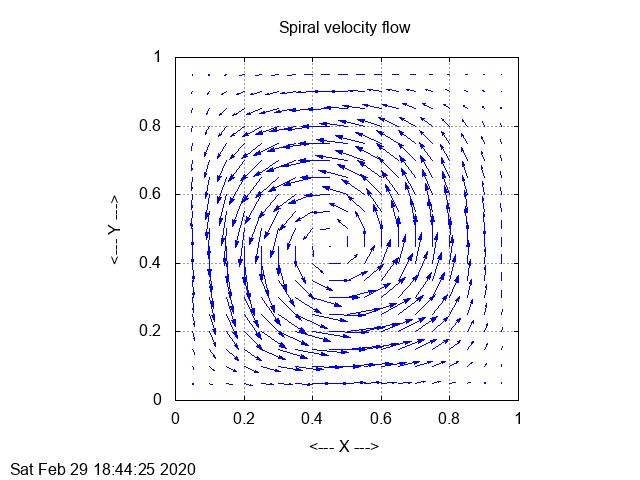

This chart was generated by the following Python code:
#! /usr/bin/env python3
#

import numpy as np
import matplotlib.pyplot as plt
import platform
import time
import sys
import os
import math
from mpl_toolkits.mplot3d import Axes3D
from sys import exit

sys.path.append(os.path.join("../"))
from base import plot2d, plotocc
from timestamp.timestamp import timestamp

from i4lib.i4vec_print import i4vec_print
from i4lib.i4mat_print import i4mat_print
from r8lib.r8vec_print import r8vec_print, r8vec_print_test
from r8lib.r8mat_print import r8mat_print, r8mat_print_some
from r8lib.r8mat_write import r8mat_write
from r8lib.r8vec_uniform_01 import r8vec_uniform_ab, r8vec_uniform_ab_test


def grid_2d(x_num, x_lo, x_hi, y_num, y_lo, y_hi):

    # *****************************************************************************80
    #
    # GRID_2D returns a regular 2D grid.
    #
    #  Licensing:
    #
    #    This code is distributed under the GNU LGPL license.
    #
    #  Modified:
    #
    #    20 January 2015
    #
    #  Author:
    #
    #    John Burkardt
    #
    #  Parameters:
    #
    #    Input, integer X_NUM, the number of X values to use.
    #
    #    Input, real X_LO, X_HI, the range of X values.
    #
    #    Input, integer Y_NUM, the number of Y values to use.
    #
    #    Input, real Y_LO, Y_HI, the range of Y values.
    #
    #    Output, real X(X_NUM*Y_NUM), Y(X_NUM*Y_NUM), the coordinates of the grid.
    #

    x = np.zeros(x_num * y_num)
    y = np.zeros(x_num * y_num)

    if (x_num == 1):
        xi = (x_lo + x_hi) / 2.0
        k = 0
        for j in range(0, y_num):
            for i in range(0, x_num):
                x[k] = xi
                k = k + 1
    else:
        k = 0
        for j in range(0, y_num):
            for i in range(0, x_num):
                xi = (float(x_num - i - 1) * x_lo
                      + float(i) * x_hi) \
                    / float(x_num - 1)
                x[k] = xi
                k = k + 1

    if (y_num == 1):
        yj = (y_lo + y_hi) / 2.0
        k = 0
        for j in range(0, y_num):
            for i in range(0, x_num):
                y[k] = yj
                k = k + 1
    else:
        k = 0
        for j in range(0, y_num):
            yj = (float(y_num - j - 1) * y_lo
                  + float(j) * y_hi) \
                / float(y_num - 1)
            for i in range(0, x_num):
                y[k] = yj
                k = k + 1

    return x, y


def grid_2d_test():

    # *****************************************************************************80
    #
    # GRID_2D_TEST makes a small 2D grid.
    #
    #  Licensing:
    #
    #    This code is distributed under the GNU LGPL license.
    #
    #  Modified:
    #
    #    20 January 2015
    #
    #  Author:
    #
    #    John Burkardt
    #

    print('')
    print('GRID_2D_TEST:')
    print('  Python version: %s' % (platform.python_version()))
    print('  Generate a regular grid.')

    x_lo = 10.0
    x_hi = 20.0
    x_num = 5

    y_lo = 5.0
    y_hi = 6.0
    y_num = 3

    x, y = grid_2d(x_num, x_lo, x_hi, y_num, y_lo, y_hi)

    print('')
    k = 0
    for j in range(0, y_num):
        for i in range(0, x_num):
            print('  %2d  %2d  %2d  %14.6f  %14.6f' % (k, i, j, x[k], y[k]))
            k = k + 1

    print('')
    print('GRID_2D_TEST:')
    print('  Normal end of execution.')
    return


def r8vec_amax(n, a):

    # *****************************************************************************80
    #
    # R8VEC_AMAX returns the maximum absolute value in an R8VEC.
    #
    #  Discussion:
    #
    #    An R8VEC is a vector of R8's.
    #
    #  Licensing:
    #
    #    This code is distributed under the GNU LGPL license.
    #
    #  Modified:
    #
    #    15 January 2015
    #
    #  Author:
    #
    #    John Burkardt
    #
    #  Parameters:
    #
    #    Input, integer N, the number of entries in the vector.
    #
    #    Input, real A(N), the vector.
    #
    #    Output, real VALUE, the maximum absolute value in the vector.
    #
    value = 0.0
    for i in range(0, n):
        if (value < abs(a[i])):
            value = abs(a[i])

    return value


def r8vec_amax_test():

    # *****************************************************************************80
    #
    # R8VEC_AMAX_TEST tests R8VEC_AMAX.
    #
    #  Licensing:
    #
    #    This code is distributed under the GNU LGPL license.
    #
    #  Modified:
    #
    #    16 January 2015
    #
    #  Author:
    #
    #    John Burkardt
    #

    print('')
    print('R8VEC_AMAX_TEST')
    print('  Python version: %s' % (platform.python_version()))
    print('  R8VEC_AMAX computes the maximum absolute value entry in an R8VEC.')

    n = 10
    a_lo = - 10.0
    a_hi = + 10.0
    seed = 123456789

    a, seed = r8vec_uniform_ab(n, a_lo, a_hi, seed)

    r8vec_print(n, a, '  Input vector:')

    value = r8vec_amax(n, a)
    print('')
    print('  Max Abs = %g' % (value))
    print('')
    print('R8VEC_AMAX_TEST:')
    print('  Normal end of execution.')
    return


def r8vec_amin(n, a):

    # *****************************************************************************80
    #
    # R8VEC_AMIN returns the minimum absolute value in an R8VEC.
    #
    #  Discussion:
    #
    #    An R8VEC is a vector of R8's.
    #
    #  Licensing:
    #
    #    This code is distributed under the GNU LGPL license.
    #
    #  Modified:
    #
    #    15 January 2015
    #
    #  Author:
    #
    #    John Burkardt
    #
    #  Parameters:
    #
    #    Input, integer N, the number of entries in the vector.
    #
    #    Input, real A(N), the vector.
    #
    #    Output, real VALUE, the minimum absolute value in the vector.
    #
    r8_huge = 1.79769313486231571E+308

    value = r8_huge
    for i in range(0, n):
        if (abs(a[i]) < value):
            value = abs(a[i])

    return value


def r8vec_amin_test():

    # *****************************************************************************80
    #
    # R8VEC_AMIN_TEST tests R8VEC_AMIN.
    #
    #  Licensing:
    #
    #    This code is distributed under the GNU LGPL license.
    #
    #  Modified:
    #
    #    16 January 2015
    #
    #  Author:
    #
    #    John Burkardt
    #

    print('')
    print('R8VEC_AMIN_TEST')
    print('  Python version: %s' % (platform.python_version()))
    print('  R8VEC_AMIN computes the minimum absolute entry in an R8VEC.')

    n = 10
    a_lo = - 10.0
    a_hi = + 10.0
    seed = 123456789

    a, seed = r8vec_uniform_ab(n, a_lo, a_hi, seed)

    r8vec_print(n, a, '  Input vector:')

    value = r8vec_amin(n, a)
    print('')
    print('  Min Abs = %g' % (value))
    print('')
    print('R8VEC_AMIN_TEST:')
    print('  Normal end of execution.')
    return


def r8vec_max(n, a):

    # *****************************************************************************80
    #
    # R8VEC_MAX returns the maximum value in an R8VEC.
    #
    #  Discussion:
    #
    #    An R8VEC is a vector of R8's.
    #
    #  Licensing:
    #
    #    This code is distributed under the GNU LGPL license.
    #
    #  Modified:
    #
    #    09 March 2015
    #
    #  Author:
    #
    #    John Burkardt
    #
    #  Parameters:
    #
    #    Input, integer N, the number of entries in the vector.
    #
    #    Input, real A(N), the vector.
    #
    #    Output, real VALUE, the maximum value in the vector.
    #
    r8_huge = 1.79769313486231571E+308

    value = - r8_huge
    for i in range(0, n):
        if (value < a[i]):
            value = a[i]

    return value


def r8vec_max_test():

    # *****************************************************************************80
    #
    # R8VEC_MAX_TEST tests R8VEC_MAX.
    #
    #  Licensing:
    #
    #    This code is distributed under the GNU LGPL license.
    #
    #  Modified:
    #
    #    15 January 2015
    #
    #  Author:
    #
    #    John Burkardt
    #

    print('')
    print('R8VEC_MAX_TEST')
    print('  Python version: %s' % (platform.python_version()))
    print('  R8VEC_MAX computes the maximum entry in an R8VEC.')

    n = 10
    a_lo = - 10.0
    a_hi = + 10.0
    seed = 123456789

    a, seed = r8vec_uniform_ab(n, a_lo, a_hi, seed)

    r8vec_print(n, a, '  Input vector:')

    value = r8vec_max(n, a)
    print('')
    print('  Max = %g' % (value))
#
#  Terminate.
#
    print('')
    print('R8VEC_MAX_TEST:')
    print('  Normal end of execution.')
    return


def r8vec_min(n, a):

    # *****************************************************************************80
    #
    # R8VEC_MIN returns the minimum value in an R8VEC.
    #
    #  Discussion:
    #
    #    An R8VEC is a vector of R8's.
    #
    #  Licensing:
    #
    #    This code is distributed under the GNU LGPL license.
    #
    #  Modified:
    #
    #    09 March 2015
    #
    #  Author:
    #
    #    John Burkardt
    #
    #  Parameters:
    #
    #    Input, integer N, the number of entries in the vector.
    #
    #    Input, real A(N), the vector.
    #
    #    Output, real VALUE, the minimum value in the vector.
    #
    r8_huge = 1.79769313486231571E+308

    value = r8_huge
    for i in range(0, n):
        if (a[i] < value):
            value = a[i]

    return value


def r8vec_min_test():

    # *****************************************************************************80
    #
    # R8VEC_MIN_TEST tests R8VEC_MIN.
    #
    #  Licensing:
    #
    #    This code is distributed under the GNU LGPL license.
    #
    #  Modified:
    #
    #    15 January 2015
    #
    #  Author:
    #
    #    John Burkardt
    #

    print('')
    print('R8VEC_MIN_TEST')
    print('  Python version: %s' % (platform.python_version()))
    print('  R8VEC_MIN computes the minimum entry in an R8VEC.')

    n = 10
    a_lo = - 10.0
    a_hi = + 10.0
    seed = 123456789

    a, seed = r8vec_uniform_ab(n, a_lo, a_hi, seed)

    r8vec_print(n, a, '  Input vector:')

    value = r8vec_min(n, a)
    print('')
    print('  Min = %g' % (value))
    print('')
    print('R8VEC_MIN_TEST:')
    print('  Normal end of execution.')
    return


def resid_spiral(n, x, y, c):

    # *****************************************************************************80
    #
    # RESID_SPIRAL computes the residual for a spiral velocity vector field.
    #
    #  Discussion:
    #
    #    Note that the continuous velocity field (U,V)(X,Y) that is discretely
    #    sampled here satisfies the homogeneous continuity equation, that is,
    #    it has zero divergence.  In other words:
    #
    #      dU/dX + dV/dY = 0.
    #
    #    This is by construction, since we have
    #
    #      U(X,Y) =  10 * d/dY ( PHI(X) * PHI(Y) )
    #      V(X,Y) = -10 * d/dX ( PHI(X) * PHI(Y) )
    #
    #    which guarantees zero divergence.
    #
    #    The underlying function PHI is defined by
    #
    #      PHI(Z) = ( 1 - cos ( C * pi * Z ) ) * ( 1 - Z )^2
    #
    #    where C is a parameter.
    #
    #  Licensing:
    #
    #    This code is distributed under the GNU LGPL license.
    #
    #  Modified:
    #
    #    20 January 2015
    #
    #  Author:
    #
    #    John Burkardt
    #
    #  Parameters:
    #
    #    Input, integer N, the number of evaluation points.
    #
    #    Input, real X(N), Y(N), the coordinates of the evaluation points.
    #
    #    Input, real C, a parameter, typically between 0 and 2 * PI.
    #
    #    Output, real PR(N), the residual in the continuity equation.
    #

    pr = np.zeros(n)
    u = np.zeros(n)
    ux = np.zeros(n)
    v = np.zeros(n)
    vy = np.zeros(n)

    u = 10.0 * (1.0 - np.cos(c * np.pi * x)) \
        * (1.0 - x) ** 2 \
        * (
        c * np.pi * np.sin(c * np.pi * y) * (1.0 - y) ** 2
        - (1.0 - np.cos(c * np.pi * y))
        * 2.0 * (1.0 - y)
    )

    ux = 10.0 * \
        (
            c * np.pi * np.sin(c * np.pi * x) * (1.0 - x) ** 2
            - (1.0 - np.cos(c * np.pi * x))
            * 2.0 * (1.0 - x)
        ) \
        * \
        (
            c * np.pi * np.sin(c * np.pi * y) * (1.0 - y) ** 2
            - (1.0 - np.cos(c * np.pi * y))
            * 2.0 * (1.0 - y)
        )

    v = - 10.0 * (1.0 - np.cos(c * np.pi * y)) \
        * (1.0 - y) ** 2 \
        * (
        c * np.pi * np.sin(c * np.pi * x) * (1.0 - x) ** 2
        - (1.0 - np.cos(c * np.pi * x))
        * 2.0 * (1.0 - x)
    )

    vy = - 10.0 * \
        (
            c * np.pi * np.sin(c * np.pi * x) * (1.0 - x) ** 2
            - (1.0 - np.cos(c * np.pi * x))
            * 2.0 * (1.0 - x)
        ) \
        * \
        (
            c * np.pi * np.sin(c * np.pi * y) * (1.0 - y) ** 2
            - (1.0 - np.cos(c * np.pi * y))
            * 2.0 * (1.0 - y)
        )

    pr = ux + vy

    return pr


def resid_spiral_test():

    # *****************************************************************************80
    #
    # RESID_SPIRAL_TEST generates a field and samples its residuals.
    #
    #  Licensing:
    #
    #    This code is distributed under the GNU LGPL license.
    #
    #  Modified:
    #
    #    20 January 2015
    #
    #  Author:
    #
    #    John Burkardt
    #
    import numpy as np
    import platform

    print('')
    print('RESID_SPIRAL_TEST')
    print('  Python version: %s' % (platform.python_version()))
    print('  Sample a spiral velocity field and estimate the')
    print('  range of residuals in the continuity equation.')

    n = 1000
    x_lo = 0.0
    x_hi = +1.0
    seed = 123456789
    x, seed = r8vec_uniform_ab(n, x_lo, x_hi, seed)
    y, seed = r8vec_uniform_ab(n, x_lo, x_hi, seed)
    t = 0.0

    c = 1.00

    pr = resid_spiral(n, x, y, c)

    print('')
    print('           Minimum       Maximum')
    print('')
    print('  Pr:  %14.6g  %14.6g' % (np.min(np.abs(pr)), np.max(np.abs(pr))))
#
#  Terminate.
#
    print('')
    print('RESID_SPIRAL_TEST:')
    print('  Normal end of execution.')
    return


def spiral_data_test():

    # *****************************************************************************80
    #
    # SPIRAL_DATA_TEST tests the SPIRAL_DATA library.
    #
    #  Location:
    #
    #    http://people.sc.fsu.edu/~jburkardt/py_src/spiral_data/spiral_data_test.py
    #
    #  Licensing:
    #
    #    This code is distributed under the GNU LGPL license.
    #
    #  Modified:
    #
    #    22 January 2015
    #
    #  Author:
    #
    #    John Burkardt
    #

    print('')
    print('SPIRAL_DATA_TEST')
    print('  Python version: %s' % (platform.python_version()))
    print('  Test the SPIRAL_DATA library.')

    grid_2d_test()
    uv_spiral_test()
    resid_spiral_test()
    spiral_gnuplot_test()
    spiral_matplotlib_test()

    print('')
    print('SPIRAL_DATA_TEST:')
    print('  Normal end of execution.')
    return


def spiral_gnuplot(header, n, x, y, u, v, s):

    # *****************************************************************************80
    #
    # SPIRAL_GNUPLOT writes the spiral vector field to files for GNUPLOT.
    #
    #  Licensing:
    #
    #    This code is distributed under the GNU LGPL license.
    #
    #  Modified:
    #
    #    20 January 2015
    #
    #  Author:
    #
    #    John Burkardt
    #
    #  Parameters:
    #
    #    Input, string HEADER, a header to be used to name the files.
    #
    #    Input, integer N, the number of evaluation points.
    #
    #    Input, real X(N), Y(N), the coordinates of the evaluation points.
    #
    #    Input, real U(N), V(N), the velocity components.
    #
    #    Input, real S, a scale factor for the velocity vectors.
    #

    #
    #  Write the data file.
    #
    data_filename = header + '_data.txt'

    data_unit = open(data_filename, 'w')

    for i in range(0, n):
        st = '  %g' % (x[i])
        data_unit.write(st)
        st = '  %g' % (y[i])
        data_unit.write(st)
        st = '  %g' % (s * u[i])
        data_unit.write(st)
        st = '  %g' % (s * v[i])
        data_unit.write(st)
        data_unit.write('\n')

    data_unit.close()

    print('')
    print('  Data written to "%s".' % (data_filename))
#
#  Write the command file.
#
    command_filename = header + '_commands.txt'
    plot_filename = header + '.png'

    command_unit = open(command_filename, 'w')

    command_unit.write('#  %s\n' % (command_filename))
    command_unit.write('#\n')
    command_unit.write('set term png\n')
    command_unit.write('set output "%s"\n' % (plot_filename))
    command_unit.write('#\n')
    command_unit.write('#  Add titles and labels.\n')
    command_unit.write('#\n')
    command_unit.write('set xlabel "<--- X --->"\n')
    command_unit.write('set ylabel "<--- Y --->"\n')
    command_unit.write('set title "Spiral velocity flow"\n')
    command_unit.write('unset key\n')
    command_unit.write('#\n')
    command_unit.write('#  Add grid lines.\n')
    command_unit.write('#\n')
    command_unit.write('set grid\n')
    command_unit.write('set size ratio -1\n')
    command_unit.write('#\n')
    command_unit.write('#  Timestamp the plot.\n')
    command_unit.write('#\n')
    command_unit.write('set timestamp\n')
    command_unit.write(
        'plot "%s" using 1:2:3:4 with vectors \\\n' % (data_filename))
    command_unit.write('  head filled lt 2 linecolor rgb "blue"\n')
    command_unit.write('quit\n')

    data_unit.close()

    print('  Commands written to "%s".' % (command_filename))

    return


def spiral_gnuplot_test():

    # *****************************************************************************80
    #
    # SPIRAL_GNUPLOT_TEST generates a field on a regular grid and plots it.
    #
    #  Licensing:
    #
    #    This code is distributed under the GNU LGPL license.
    #
    #  Modified:
    #
    #    20 January 2015
    #
    #  Author:
    #
    #    John Burkardt
    #

    print('')
    print('SPIRAL_GNUPLOT_TEST:')
    print('  Python version: %s' % (platform.python_version()))
    print('  Generate a spiral velocity field on a regular grid.')
    print('  Store in GNUPLOT data and command files.')

    x_lo = 0.0
    x_hi = 1.0
    x_num = 21

    y_lo = 0.0
    y_hi = 1.0
    y_num = 21

    x, y = grid_2d(x_num, x_lo, x_hi, y_num, y_lo, y_hi)

    n = x_num * y_num
    c = 1.0

    u, v = uv_spiral(n, x, y, c)

    header = 'spiral_data'
    s = 0.05
    spiral_gnuplot(header, n, x, y, u, v, s)

    print('')
    print('SPIRAL_GNUPLOT_TEST: ')
    print('  Normal end of execution.')
    return


def spiral_matplotlib(header, n, x, y, u, v, s):

    # *****************************************************************************80
    #
    # SPIRAL_MATPLOTLIB plots the velocity vector field with MATPLOTLIB.
    #
    #  Licensing:
    #
    #    This code is distributed under the GNU LGPL license.
    #
    #  Modified:
    #
    #    22 January 2015
    #
    #  Author:
    #
    #    John Burkardt
    #
    #  Parameters:
    #
    #    Input, string HEADER, a header to be used to name the files.
    #
    #    Input, integer N, the number of evaluation points.
    #
    #    Input, real X(N), Y(N), the coordinates of the evaluation points.
    #
    #    Input, real U(N), V(N), the velocity components.
    #
    #    Input, real S, a scale factor for the velocity vectors.
    #

    myplot = plt.figure()
    ax = plt.gca()
    ax.quiver(x, y, u, v)
    ax.set_xlabel('<--X-->')
    ax.set_ylabel('<--Y-->')
    ax.set_title(header)
    ax.axis('equal')
    plt.draw()
    plt.show(block=False)

    plot_filename = header + '_matplotlib.png'
    myplot.savefig(plot_filename)

    return


def spiral_matplotlib_test():

    # *****************************************************************************80
    #
    # SPIRAL_MATPLOTLIB_TEST generates a field on a regular grid and plots it.
    #
    #  Licensing:
    #
    #    This code is distributed under the GNU LGPL license.
    #
    #  Modified:
    #
    #    20 January 2015
    #
    #  Author:
    #
    #    John Burkardt
    #

    print('')
    print('SPIRAL_MATPLOTLIB_TEST:')
    print('  Python version: %s' % (platform.python_version()))
    print('  Generate a spiral velocity field on a regular grid.')
    print('  Display it using MATPLOTLIB')

    x_lo = 0.0
    x_hi = 1.0
    x_num = 21

    y_lo = 0.0
    y_hi = 1.0
    y_num = 21

    x, y = grid_2d(x_num, x_lo, x_hi, y_num, y_lo, y_hi)

    n = x_num * y_num
    c = 1.0

    u, v = uv_spiral(n, x, y, c)

    header = 'spiral'
    s = 0.05
    spiral_matplotlib(header, n, x, y, u, v, s)

    print('')
    print('SPIRAL_MATPLOTLIB_TEST:')
    print('  Normal end of execution.')
    return


def uv_spiral(n, x, y, c):

    # *****************************************************************************80
    #
    # UV_SPIRAL computes a spiral velocity vector field.
    #
    #  Discussion:
    #
    #    Note that the continuous velocity field (U,V)(X,Y) that is discretely
    #    sampled here satisfies the homogeneous continuity equation, that is,
    #    it has zero divergence.  In other words:
    #
    #      dU/dX + dV/dY = 0.
    #
    #    This is by construction, since we have
    #
    #      U(X,Y) =  10 * d/dY ( PHI(X) * PHI(Y) )
    #      V(X,Y) = -10 * d/dX ( PHI(X) * PHI(Y) )
    #
    #    which guarantees zero divergence.
    #
    #    The underlying function PHI is defined by
    #
    #      PHI(Z) = ( 1 - cos ( C * pi * Z ) ) * ( 1 - Z )^2
    #
    #    where C is a parameter.
    #
    #  Licensing:
    #
    #    This code is distributed under the GNU LGPL license.
    #
    #  Modified:
    #
    #    20 January 2015
    #
    #  Author:
    #
    #    John Burkardt
    #
    #  Parameters:
    #
    #    Input, integer N, the number of evaluation points.
    #
    #    Input, real X(N), Y(N), the coordinates of the evaluation points.
    #
    #    Input, real C, a parameter, typically between 0 and 2 * PI.
    #
    #    Output, real U(N), V(N), the velocity components.
    #

    u = np.zeros(n)
    v = np.zeros(n)

    u = 10.0 * (1.0 - np.cos(c * np.pi * x)) \
        * (1.0 - x) ** 2 \
        * (
        c * np.pi * np.sin(c * np.pi * y) * (1.0 - y) ** 2
        - (1.0 - np.cos(c * np.pi * y))
        * 2.0 * (1.0 - y)
    )

    v = - 10.0 * (1.0 - np.cos(c * np.pi * y)) \
        * (1.0 - y) ** 2 \
        * (
        c * np.pi * np.sin(c * np.pi * x) * (1.0 - x) ** 2
        - (1.0 - np.cos(c * np.pi * x))
        * 2.0 * (1.0 - x)
    )

    return u, v


def uv_spiral_test():

    # *****************************************************************************80
    #
    # UV_SPIRAL_TEST generates a field and estimates its range.
    #
    #  Licensing:
    #
    #    This code is distributed under the GNU LGPL license.
    #
    #  Modified:
    #
    #    20 January 2015
    #
    #  Author:
    #
    #    John Burkardt
    #

    nu = 1.0
    rho = 1.0

    print('')
    print('UV_SPIRAL_TEST')
    print('  Python version: %s' % (platform.python_version()))
    print('  Sample a spiral velocity field and estimate')
    print('  the range of the solution values.')

    n = 1000
    x_lo = 0.0
    x_hi = +1.0
    seed = 123456789
    x, seed = r8vec_uniform_ab(n, x_lo, x_hi, seed)
    y, seed = r8vec_uniform_ab(n, x_lo, x_hi, seed)

    c = 1.0
    u, v = uv_spiral(n, x, y, c)

    print('')
    print('           Minimum       Maximum')
    print('')
    print('  U:  %14.6g  %14.6g' % (np.min(u), np.max(u)))
    print('  V:  %14.6g  %14.6g' % (np.min(v), np.max(v)))
    print('')
    print('UV_SPIRAL_TEST:')
    print('  Normal end of execution.')
    return


if (__name__ == '__main__'):
    timestamp()
    spiral_data_test()
    timestamp()
